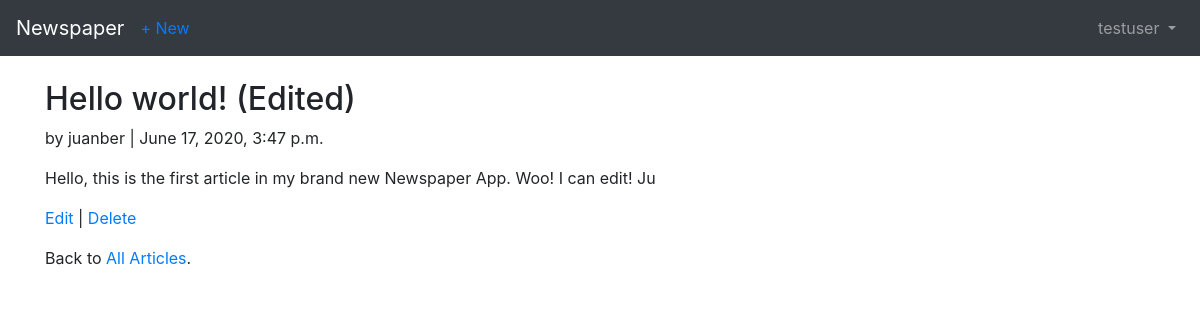
Screenshot of /articles/1/ (signed in) with the database file from the repository.
### users/models.py (models this page shows)
class CustomUser(AbstractUser):
    age = models.PositiveIntegerField(null=True, blank=True)

### articles/models.py (models this page shows, shortened)
class Article(models.Model):
    title = models.CharField(max_length=255)
    body = models.TextField()
    date = models.DateTimeField(auto_now_add=True)
    author = models.ForeignKey(
        get_user_model(),
        on_delete=models.CASCADE
    )

### articles/views.py (the view)
# urls.py: path("<int:pk>/", ArticleDetailView.as_view(), name="article_detail"),
class ArticleDetailView(LoginRequiredMixin, DetailView):
    model = Article
    template_name = "article_detail.html"
    login_url = 'login'

### templates/article_detail.html
{% extends 'base.html' %}
{% block content %}
    <div class="article-entry">
        <h2>{{ object.title }}</h2>
        <p>by {{ object.author }} | {{ object.date }}</p>
        <p>{{ object.body }}</p>
    </div>
    <p><a href="{% url 'article_edit' article.pk %}">Edit</a> | <a href="{% url 'article_delete' article.pk %}">Delete</a></p>
    <p>Back to <a href="{% url 'article_list' %}">All Articles</a>.</p>
{% endblock content %}

### templates/base.html (shortened to what this page needs)
<!doctype html>
<html lang="en">
  <head>
    <link rel="stylesheet" href="https://stackpath.bootstrapcdn.com/bootstrap/4.5.0/css/bootstrap.min.css">
  </head>
  <body>
    <nav class="navbar navbar-expand-md navbar-dark bg-dark mb-4">
        <a href="{% url 'home' %}" class="navbar-brand">Newspaper</a>
        {% if user.is_authenticated %}
            <ul class="navbar-nav mr-auto">
                <li class="nav-item"><a href="{% url 'article_new' %}">+ New</a></li>
            </ul>
        {% endif %}
        <div class="collapse navbar-collapse" id="navbarCollapse">
            {% if user.is_authenticated %}
                <ul class="navbar-nav ml-auto">
                    <li class="nav-item">
                        <a class="nav-link dropdown-toggle" href="#" id="userMenu"
                            data-toggle="dropdown" aria-haspopup="true"
                            aria-expanded="false">
                            {{ user.username }}
                        </a>
                    </li>
                </ul>
            {% else %}
                <form class="form-inline ml-auto">
                    <a href="{% url 'login' %}" class="btn btn-outline-secondary">Log In</a>
                    <a href="{% url 'signup' %}" class="btn btn-primary ml-2">Sign up</a>
                </form>
            {% endif %}
        </div>
    </nav>
    <div class="container">
        {% block content %}
        {% endblock content %}
    </div>
  </body>
</html>

### rows the page displays
CustomUser: username "testuser"
Article: title "Hello world! (Edited)", author "juanber", date "June 17, 2020, 3:47 p.m.", body "Hello, this is the first article in my brand new Newspaper App. Woo! I can edit! Ju"
